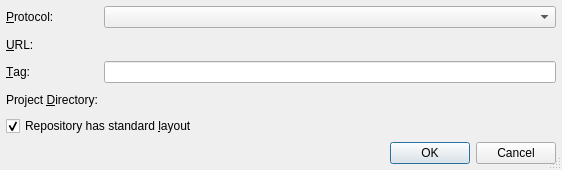
<?xml version="1.0" encoding="UTF-8"?>
<ui version="4.0">
 <class>SvnNewProjectOptionsDialog</class>
 <widget class="QDialog" name="SvnNewProjectOptionsDialog">
  <property name="geometry">
   <rect>
    <x>0</x>
    <y>0</y>
    <width>562</width>
    <height>170</height>
   </rect>
  </property>
  <property name="windowTitle">
   <string>New Project from Repository</string>
  </property>
  <property name="whatsThis">
   <string>&lt;b&gt;New Project from Repository Dialog&lt;/b&gt;
&lt;p&gt;Enter the various repository infos into the entry fields. These values are used, when the new project is retrieved from the repository. If the checkbox is selected, the URL must end in the project name. A repository layout with project/tags, project/branches and project/trunk will be assumed. In this case, you may enter a tag or branch, which must look like tags/tagname or branches/branchname. If the checkbox is not selected, the URL must contain the complete path in the repository.&lt;/p&gt;
&lt;p&gt;For remote repositories the URL must contain the hostname.&lt;/p&gt;</string>
  </property>
  <property name="sizeGripEnabled">
   <bool>true</bool>
  </property>
  <layout class="QGridLayout" name="gridLayout">
   <item row="0" column="0">
    <widget class="QLabel" name="textLabel1">
     <property name="text">
      <string>&amp;Protocol:</string>
     </property>
     <property name="buddy">
      <cstring>protocolCombo</cstring>
     </property>
    </widget>
   </item>
   <item row="0" column="1">
    <widget class="QComboBox" name="protocolCombo">
     <property name="toolTip">
      <string>Select the protocol to access the repository</string>
     </property>
    </widget>
   </item>
   <item row="1" column="0">
    <widget class="QLabel" name="vcsUrlLabel">
     <property name="text">
      <string>&amp;URL:</string>
     </property>
     <property name="buddy">
      <cstring>vcsUrlPicker</cstring>
     </property>
    </widget>
   </item>
   <item row="1" column="1">
    <widget class="E5PathPicker" name="vcsUrlPicker" native="true">
     <property name="sizePolicy">
      <sizepolicy hsizetype="Expanding" vsizetype="Preferred">
       <horstretch>0</horstretch>
       <verstretch>0</verstretch>
      </sizepolicy>
     </property>
     <property name="focusPolicy">
      <enum>Qt::StrongFocus</enum>
     </property>
     <property name="toolTip">
      <string>Enter the url path of the module in the repository (without protocol part)</string>
     </property>
     <property name="whatsThis">
      <string>&lt;b&gt;URL&lt;/b&gt;&lt;p&gt;Enter the URL to the module. For a repository with standard layout, this must not contain the trunk, tags or branches part.&lt;/p&gt;</string>
     </property>
    </widget>
   </item>
   <item row="2" column="0">
    <widget class="QLabel" name="vcsTagLabel">
     <property name="text">
      <string>&amp;Tag:</string>
     </property>
     <property name="buddy">
      <cstring>vcsTagEdit</cstring>
     </property>
    </widget>
   </item>
   <item row="2" column="1">
    <widget class="QLineEdit" name="vcsTagEdit">
     <property name="toolTip">
      <string>Enter the tag the new project should be generated from</string>
     </property>
     <property name="whatsThis">
      <string>&lt;b&gt;Tag in VCS&lt;/b&gt;
&lt;p&gt;Enter the tag name the new project shall be generated from. Leave empty to retrieve the latest data from the repository.&lt;/p&gt;</string>
     </property>
    </widget>
   </item>
   <item row="3" column="0">
    <widget class="QLabel" name="TextLabel4">
     <property name="text">
      <string>Project &amp;Directory:</string>
     </property>
     <property name="buddy">
      <cstring>vcsProjectDirPicker</cstring>
     </property>
    </widget>
   </item>
   <item row="3" column="1">
    <widget class="E5PathPicker" name="vcsProjectDirPicker" native="true">
     <property name="sizePolicy">
      <sizepolicy hsizetype="Expanding" vsizetype="Preferred">
       <horstretch>0</horstretch>
       <verstretch>0</verstretch>
      </sizepolicy>
     </property>
     <property name="focusPolicy">
      <enum>Qt::StrongFocus</enum>
     </property>
     <property name="toolTip">
      <string>Enter the directory of the new project.</string>
     </property>
     <property name="whatsThis">
      <string>&lt;b&gt;Project Directory&lt;/b&gt;
&lt;p&gt;Enter the directory of the new project. It will be retrieved from 
the repository and be placed in this directory.&lt;/p&gt;</string>
     </property>
    </widget>
   </item>
   <item row="4" column="0" colspan="2">
    <widget class="QCheckBox" name="layoutCheckBox">
     <property name="toolTip">
      <string>Select to indicate, that the repository has a standard layout (projectdir/trunk, projectdir/tags, projectdir/branches)</string>
     </property>
     <property name="text">
      <string>Repository has standard &amp;layout</string>
     </property>
     <property name="shortcut">
      <string>Alt+L</string>
     </property>
     <property name="checked">
      <bool>true</bool>
     </property>
    </widget>
   </item>
   <item row="5" column="0" colspan="2">
    <widget class="QDialogButtonBox" name="buttonBox">
     <property name="orientation">
      <enum>Qt::Horizontal</enum>
     </property>
     <property name="standardButtons">
      <set>QDialogButtonBox::Cancel|QDialogButtonBox::Ok</set>
     </property>
    </widget>
   </item>
  </layout>
 </widget>
 <layoutdefault spacing="6" margin="6"/>
 <pixmapfunction>qPixmapFromMimeSource</pixmapfunction>
 <customwidgets>
  <customwidget>
   <class>E5PathPicker</class>
   <extends>QWidget</extends>
   <header>E5Gui/E5PathPicker.h</header>
   <container>1</container>
  </customwidget>
 </customwidgets>
 <tabstops>
  <tabstop>protocolCombo</tabstop>
  <tabstop>vcsUrlPicker</tabstop>
  <tabstop>vcsTagEdit</tabstop>
  <tabstop>vcsProjectDirPicker</tabstop>
  <tabstop>layoutCheckBox</tabstop>
 </tabstops>
 <resources/>
 <connections>
  <connection>
   <sender>buttonBox</sender>
   <signal>accepted()</signal>
   <receiver>SvnNewProjectOptionsDialog</receiver>
   <slot>accept()</slot>
   <hints>
    <hint type="sourcelabel">
     <x>37</x>
     <y>176</y>
    </hint>
    <hint type="destinationlabel">
     <x>38</x>
     <y>198</y>
    </hint>
   </hints>
  </connection>
  <connection>
   <sender>buttonBox</sender>
   <signal>rejected()</signal>
   <receiver>SvnNewProjectOptionsDialog</receiver>
   <slot>reject()</slot>
   <hints>
    <hint type="sourcelabel">
     <x>147</x>
     <y>177</y>
    </hint>
    <hint type="destinationlabel">
     <x>153</x>
     <y>197</y>
    </hint>
   </hints>
  </connection>
 </connections>
</ui>
